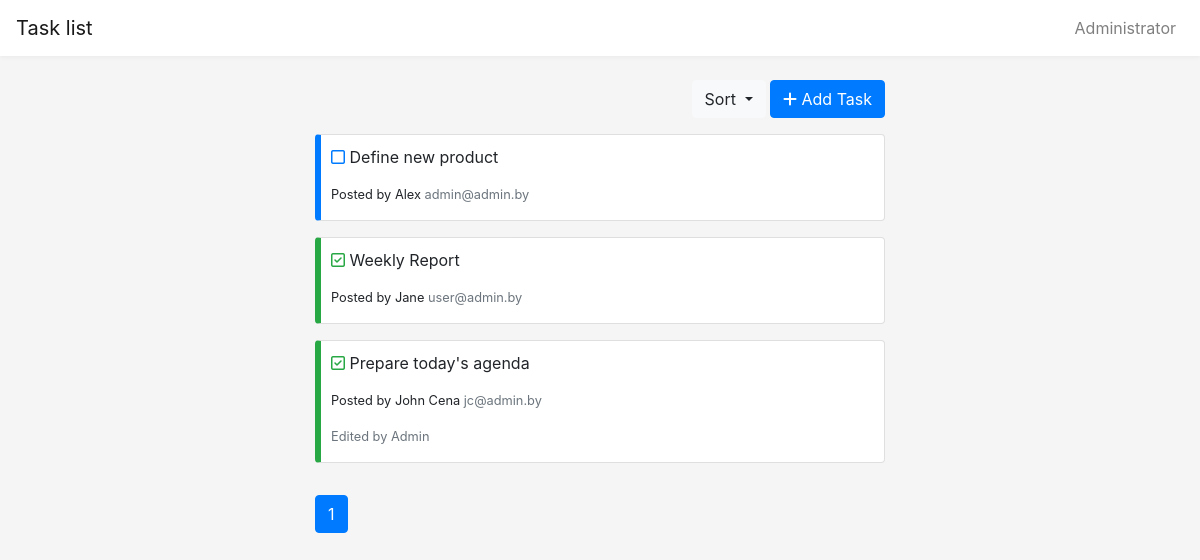
Page /?order_by=name on the committed database.
### tables this page shows
CREATE TABLE `task` (
  `id` int(11) NOT NULL,
  `content` text NOT NULL,
  `author_name` varchar(128) NOT NULL,
  `author_email` varchar(128) NOT NULL,
  `status` enum('created','completed') NOT NULL DEFAULT 'created',
  `edited` tinyint(1) NOT NULL DEFAULT '0'
);

### app/controllers/TaskController.php (called while the page is built, shortened)
<?php
final class TaskController extends Controller
{
    public function indexAction()
    {
        $pagination = new Paginator($this->route, $this->model->countAll());
        $this->view->render('Task list', [
            'pagination' => $pagination->get(),
            'tasks' => $this->model->findAll($this->route, ($this->route['get']['order_by'] ?? '')),
        ]);
    }
}

### index.php (called while the page is built, shortened)
<?php
spl_autoload_register(function ($class) {
    $path = str_replace('\\', '/', $class.'.php');
});
$router = new Router();
$router->run();

### app/lib/Db.php (called while the page is built, shortened)
<?php
final class Db
{
    private $db;
    public function __construct()
    {
        $config = require 'config/db.php';
        $this->db = new PDO('mysql:host='.$config['host'].';dbname='.$config['dbname'].';port='.$config['port'].';charset='.$config['charset'], $config['user'], $config['password']);
        $this->db->setAttribute(PDO::ATTR_EMULATE_PREPARES, false);
        $this->db->setAttribute(PDO::ATTR_STRINGIFY_FETCHES, false);
    }
    public function query($sql, $params = [])
    {
        $stmt = $this->db->prepare($sql);
        if (!empty($params)) {
            foreach ($params as $key => $val) {
                if (\is_int($val)) {
                    $type = PDO::PARAM_INT;
                } elseif (\is_bool($val)) {
                    $type = PDO::PARAM_BOOL;
                } else {
                    $type = PDO::PARAM_STR;
                }
                $stmt->bindValue(':'.$key, $val, $type);
            }
        }
        $stmt->execute();
        return $stmt;
    }
    public function row($sql, $params = [])
    {
        $result = $this->query($sql, $params);
        return $result->fetchAll(PDO::FETCH_ASSOC);
    }
    public function column($sql, $params = [])
    {
        $result = $this->query($sql, $params);
        return $result->fetchColumn();
    }
}

### config/db.php (called while the page is built)
<?php
return [
    'host' => 'localhost',
    'dbname' => 'taskbook',
    'user' => 'root',
    'password' => '',
    'port' => '3306',
    'charset' => 'utf8mb4',
];

### app/models/Task.php (called while the page is built, shortened)
<?php
final class Task extends Model
{
    public function countAll(): int
    {
        return $this->db->column('SELECT COUNT(id) FROM task');
    }
    public function findAll(array $route, string $order = 'id DESC')
    {
        if ($order === 'name') {
            $order = 'author_name';
        } elseif ($order === 'name_desc') {
            $order = 'author_name DESC';
        } elseif ($order === 'email') {
            $order = 'author_email';
        } elseif ($order === 'email_desc') {
            $order = 'author_email DESC';
        } elseif ($order === 'status') {
            $order = 'status';
        } else {
            $order = 'id DESC';
        }
        $max = 3;
        $params = [
            'max' => $max,
            'start' => ((($route['page'] ?? 1) - 1) * $max),
        ];
        return $this->db->row('SELECT * FROM task ORDER by '.$order.' LIMIT :start, :max', $params);
    }
}

### app/core/Controller.php (called while the page is built, shortened)
<?php
abstract class Controller
{
    public function __construct($route)
    {
        $this->route = $route;
        $this->model = $this->loadModel($route['controller']);
    }
    public function loadModel(string $name)
    {
        $path = 'app\models\\'.ucfirst($name);
        if (class_exists($path)) {
            return new $path();
        }
    }
}

### app/core/Model.php (called while the page is built, shortened)
<?php
abstract class Model
{
    public function __construct()
    {
        $this->db = new Db();
    }
}

### resources/views/task/index.php (the view, shortened to what this page needs)
<?php require __DIR__.'/../layouts/partials/_filter.php'; ?>
<ul class="todo-list mb-3">
    <?php foreach ($tasks as $task): ?>
        <li class="card <?= ($task['status'] === 'completed') ? 'completed' : ''; ?>">
            <p>
                <?php if ($task['status'] === 'completed'): ?>
                    <i class="far fa-check-square text-success" title="Completed"></i>
                <?php else: ?>
                    <i class="far fa-square text-primary" title="New"></i>
                <?php endif; ?>
                <?php echo htmlspecialchars($task['content']); ?>
            </p>
            <p class="small">
                Posted by <?php echo htmlspecialchars($task['author_name']); ?>
                <span class="text-muted">
                        <?php echo htmlspecialchars($task['author_email']); ?>
                    </span>
            </p>
            <?php if ((int) $task['edited'] === 1): ?>
                <p class="small text-muted">Edited by Admin</p>
            <?php endif; ?>
        </li>
    <?php endforeach; ?>
</ul>
<?php echo $pagination; ?>

### public/css/app.css (style rules this page uses)
body { background-color: #f5f5f5; }
.todo-list { margin: 0; padding: 0; list-style: none; overflow: auto; }
.todo-list > li { padding: 10px 10px 0 10px; margin-bottom: 16px; border-left: 6px solid #007bff; }
.todo-list > li.card.completed { border-left-color: #28a745; }

### rows in the picture
task: status "created" (drawn), content "Define new product", author_name "Alex", author_email "admin@admin.by"
task: status "completed" (drawn), content "Weekly Report", author_name "Jane", author_email "user@admin.by"
task: status "completed" (drawn), content "Prepare today's agenda", author_name "John Cena", author_email "jc@admin.by", edited "Edited by Admin"
